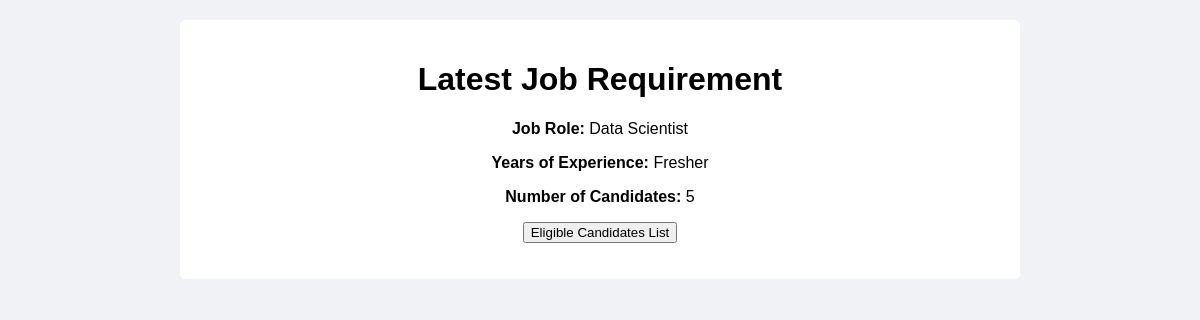
Screenshot of /requirement_demands_list with the database file from the repository.
### app.py (models this page shows)
class CandidateRequirement(db.Model):
    id = db.Column(db.Integer, primary_key=True)
    job_role = db.Column(db.String())
    years_of_experience = db.Column(db.String())
    number_of_candidates = db.Column(db.Integer)
    created_at = db.Column(db.DateTime(timezone=True), default=db.func.now())

### app.py (the view)
@app.route('/requirement_demands_list')
def requirement_demands_list():
    latest_job_requirement = CandidateRequirement.query.order_by(CandidateRequirement.created_at.desc()).first()
    print(latest_job_requirement)
    return render_template('requirement_demands_list.html', latest_job_requirement=latest_job_requirement)

### templates/requirement_demands_list.html (shortened to what this page needs)
<!DOCTYPE html>
<html lang="en">
<head>
    <link rel="stylesheet" href="{{ url_for('static', filename='dashboard.css') }}">
</head>
<body>
    <div class="dashboard-container">
        <h1>Latest Job Requirement</h1>
        {% if latest_job_requirement %}
            <div>
                <p><strong>Job Role:</strong> <span id="job_role">{{ latest_job_requirement.job_role }}</span></p>
                <p><strong>Years of Experience:</strong> <span id="yoe">{{ latest_job_requirement.years_of_experience }}</span></p>
                <p><strong>Number of Candidates:</strong> <span id="num_candidates">{{ latest_job_requirement.number_of_candidates }}</span></p>
                <p><button id="eligible-candidates-list">Eligible Candidates List</button></p>
            </div>
        {% else %}
            <p>No job requirements found.</p>
        {% endif %}
    </div>
</body>
</html>

### static/dashboard.css (style rules this page uses)
body { font-family: Arial, sans-serif; background-color: #f0f2f5; margin: 0; padding: 20px; background-image: url('https://images.pexels.com/photos/373076/pexels-photo-373076.jpeg?cs=srgb&dl=pexels-pixabay-373076.jpg&fm=jpg&_gl=1*vw15n8*_ga*MzA3ODEzODY5LjE3MDk1NzAyMDI.*_ga_8JE65Q40S6*MTcwOTU4Mjk1NC4yLjEuMTcwOTU4Mjk2MS4wLjAuMA.jpg' ); background-size: cover; background-position: center; margin: 0; font-family: Arial, sans-serif; }
.dashboard-container { background-color: white; border-radius: 5px; padding: 20px; max-width: 800px; margin: 0 auto; }
.dashboard-container { text-align: center ; }

### rows the page displays
CandidateRequirement: job_role "Data Scientist", years_of_experience "Fresher", number_of_candidates "5"
